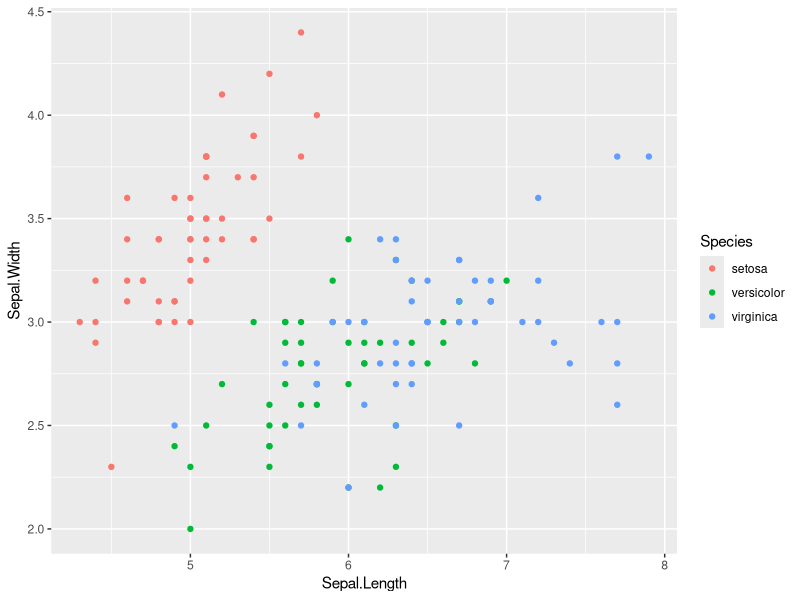
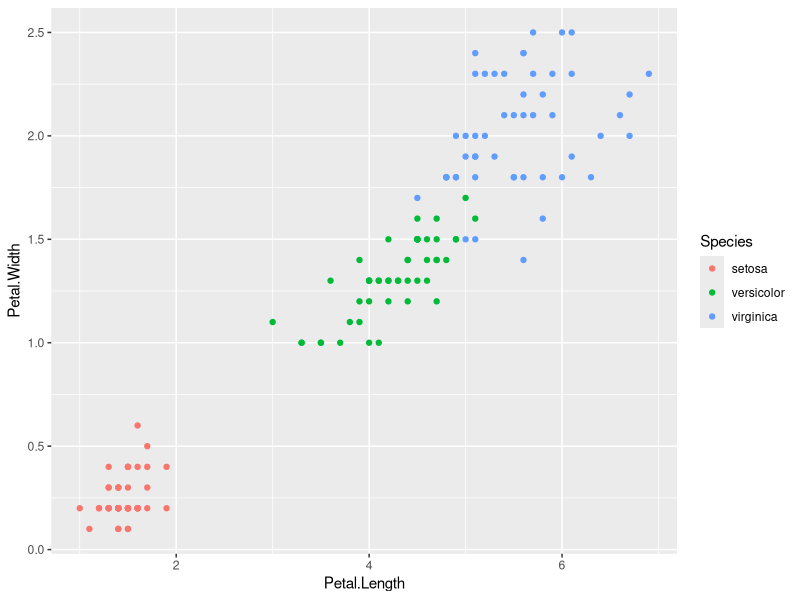
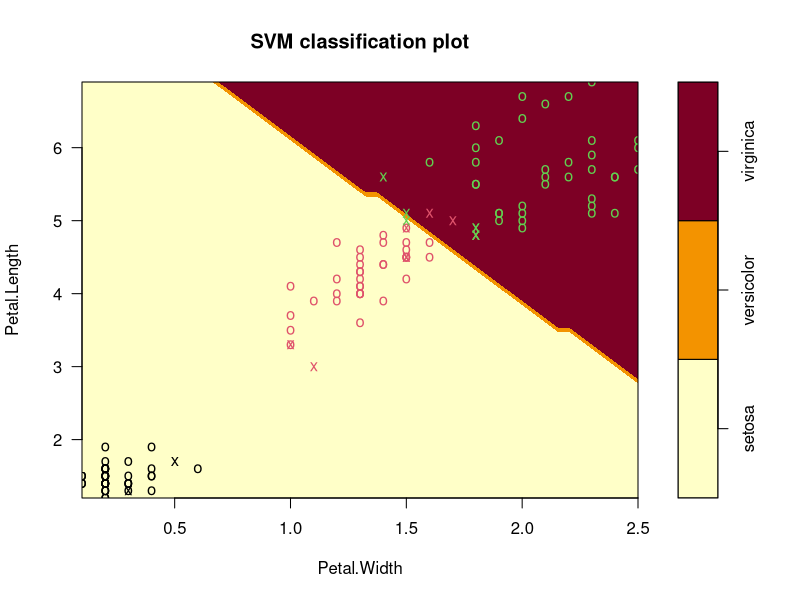
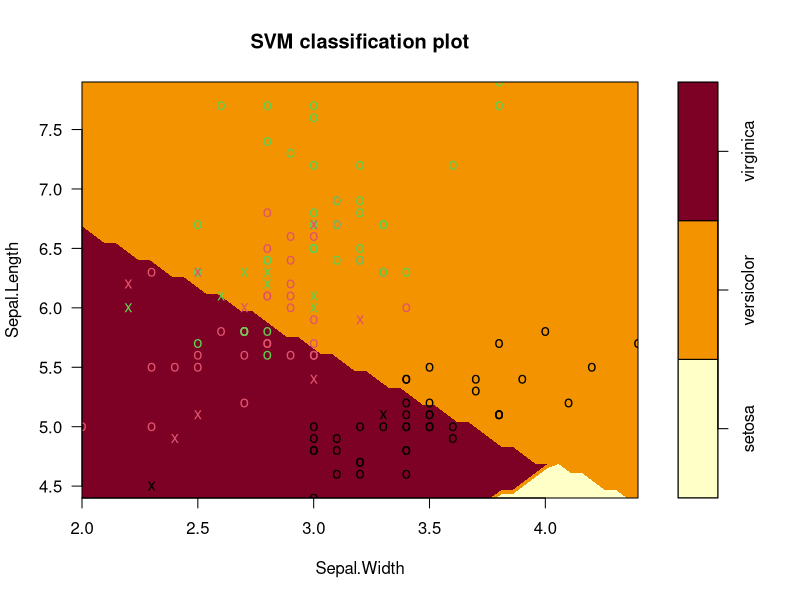
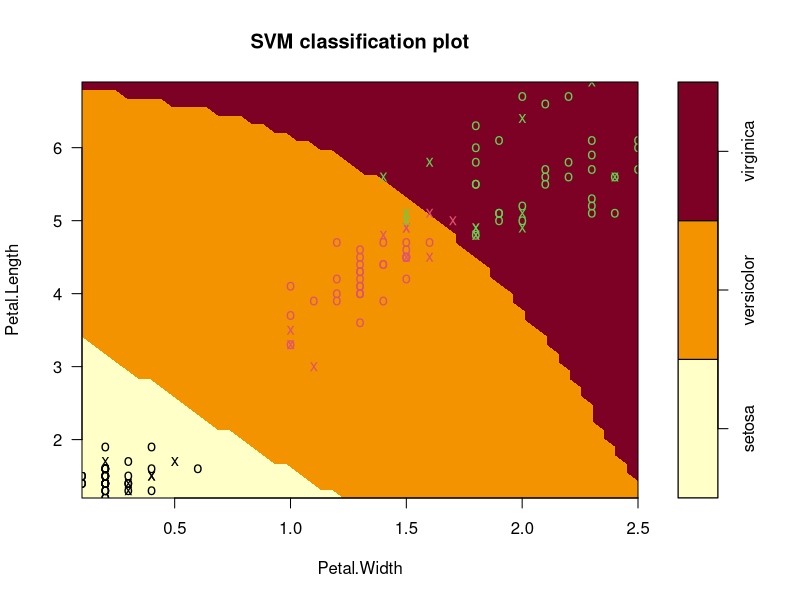
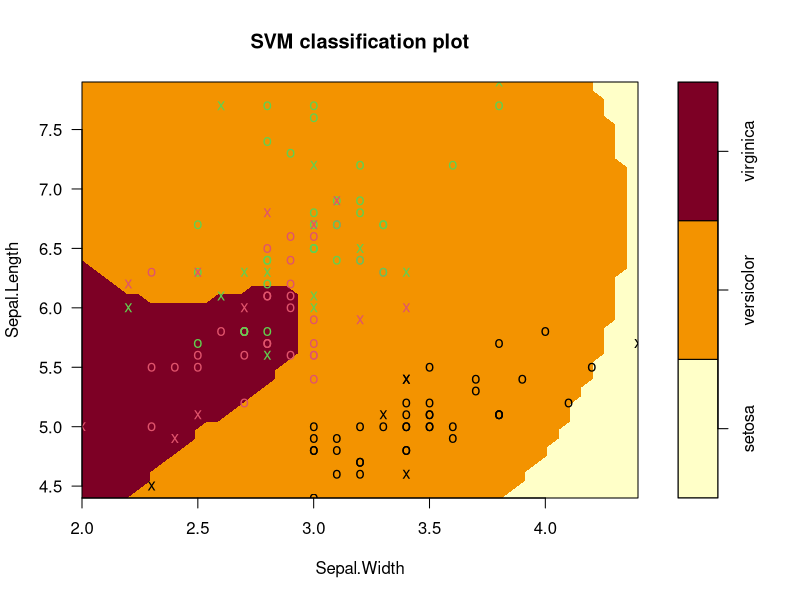

Recreate these plots in R, in order.
## ---- chunk 1
knitr::opts_chunk$set(echo = TRUE)
## ---- chunk 2
#| output: false
#
library(tidyverse)
library(e1071) # package for SVM
library(caret) # helper functions

## ---- chunk 3
data(iris)
str(iris)
## ---- chunk 4
iris |> 
    ggplot(aes(x = Sepal.Length, y = Sepal.Width, color = Species))+
    geom_point()
## ---- chunk 5
iris |> 
    ggplot(aes(x = Petal.Length, y = Petal.Width, color = Species))+
    geom_point()
## ---- chunk 6
set.seed(42)
indices <- createDataPartition(iris$Species, p = .85, list = FALSE)

## ---- chunk 7
train <- iris %>% slice(indices)
test_in <- iris %>% slice(-indices) %>% select(-Species)
test_truth <- iris %>% slice(-indices) %>% pull(Species)

## ---- chunk 8
set.seed(42)
iris_svm <- svm(Species ~ ., train, kernel = "linear", scale = TRUE, cost = 10)
summary(iris_svm)
## ---- chunk 9

plot(iris_svm, train, Petal.Length ~ Petal.Width)

## ---- chunk 10
plot(iris_svm, train, Sepal.Length ~ Sepal.Width,
     slice = list(Petal.Length = 4.5, Petal.Width = 1.75))

## ---- chunk 11
test_pred <- predict(iris_svm, test_in)
table(test_pred)
## ---- chunk 12
conf_matrix <- confusionMatrix(test_pred, test_truth)
conf_matrix

## ---- chunk 13
set.seed(42)

iris_svm2 <- svm(Species ~ ., train, kernel = "radial", scale = TRUE, cost = 100)
summary(iris_svm2)
## ---- chunk 14
plot(iris_svm2, train, Petal.Length ~ Petal.Width, slice = list(Sepal.Length = 6, Sepal.Width = 3))
## ---- chunk 15
 plot(iris_svm2, train, Sepal.Length ~ Sepal.Width, slice = list(Petal.Length = 4.5, Petal.Width = 1.75))

## ---- chunk 16
test_pred2 <- predict(iris_svm2, test_in)
table(test_pred2)
## ---- chunk 17
conf_matrix2 <- confusionMatrix(test_pred2, test_truth)
conf_matrix2

